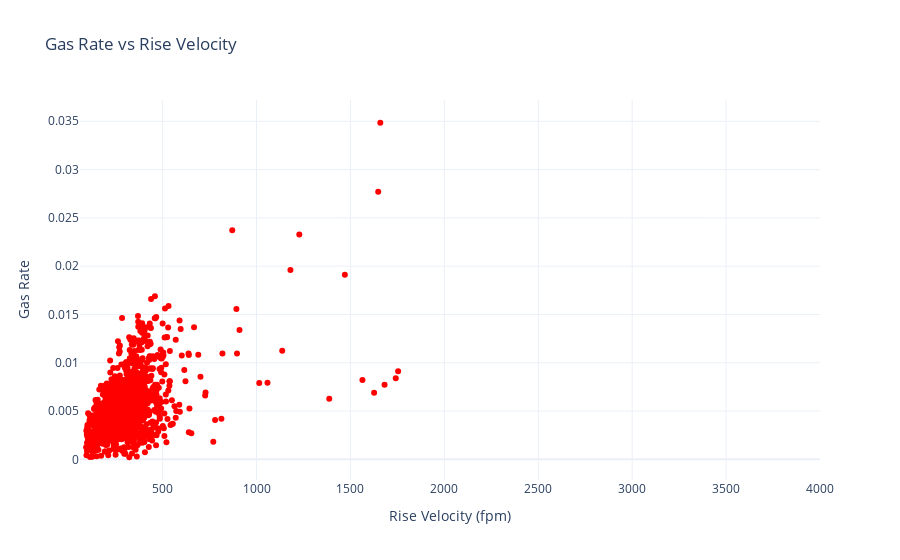

Notebook source saved alongside this figure:
### Code cell
# Create Plotly figure
fig = go.Figure()

# Add scatter plot (point cloud)
fig.add_trace(go.Scatter(
    x=df_z['Rise Velocity (fpm)'],
    y=df_z['GasRate'],
    mode='markers',
    marker=dict(size=6, color='red', opacity=1),
    name='Gas Rate'
))

# Customize layout
fig.update_layout(
    title='Gas Rate vs Rise Velocity',
    xaxis_title='Rise Velocity (fpm)',
    yaxis_title='Gas Rate',
    xaxis_range=[60, 4000],  # Set x-axis limits (adjust as needed)
    template='plotly_white'
)

# Show plot
fig.show()

### Figure 1 — Plotly figure (JSON) as saved in the notebook; plotly's stock layout.template omitted (floating-point values rounded to 4 significant figures; data arrays with more than 128 entries replaced by an {"elided": "..."} marker saying what was removed)
{"data": [{"marker": {"color": "red", "opacity": 1, "size": 6}, "mode": "markers", "name": "Gas Rate", "type": "scatter", "x": {"elided": "1476 float values"}, "y": {"elided": "1476 float values"}}], "layout": {"title": {"text": "Gas Rate vs Rise Velocity"}, "xaxis": {"range": [60, 4000], "title": {"text": "Rise Velocity (fpm)"}}, "yaxis": {"title": {"text": "Gas Rate"}}}}
